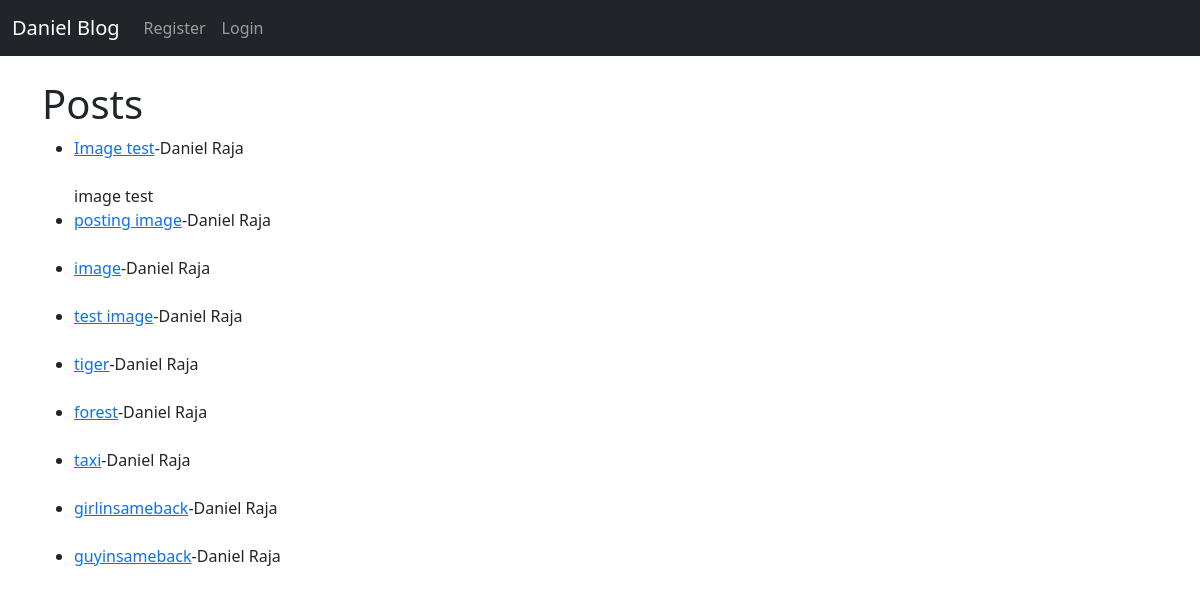
The page / on the database its author committed.
### theblog/models.py (models this page shows, shortened)
class Post(models.Model):
    title=models.CharField(max_length=255)
    header_image=models.ImageField(null=True,blank=True,upload_to="images/")
    title_tag = models.CharField(max_length=255)
    author=models.ForeignKey(User,on_delete=models.CASCADE)
    body=models.TextField()

### theblog/views.py (the view)
# urls.py: path("",HomeView.as_view(),name="home"),
class HomeView(ListView):
    model = Post
    template_name = 'home.html'

### theblog/templates/home.html (shortened to what this page needs)
{% extends "base.html" %}
{% block content %}
<h1>Posts</h1>
<ul>
{% for post in object_list %}
    <li><a href="{% url 'article-detail' post.pk %}">{{ post.title }}</a>-{{ post.author.first_name }}
        {{ post.author.last_name }}<br/>
</small> <br/>
    {{ post.body|slice:":200" }}
{%  endfor %}
</ul>
{% endblock %}

### rows shown on the page
Post: title "Image test", author.first_name "Daniel", author.last_name "Raja", body "image test"
Post: title "posting image", author.first_name "Daniel", author.last_name "Raja"
Post: title "image", author.first_name "Daniel", author.last_name "Raja"
Post: title "test image", author.first_name "Daniel", author.last_name "Raja"
Post: title "tiger", author.first_name "Daniel", author.last_name "Raja"
Post: title "forest", author.first_name "Daniel", author.last_name "Raja"
Post: title "taxi", author.first_name "Daniel", author.last_name "Raja"
Post: title "girlinsameback", author.first_name "Daniel", author.last_name "Raja"
Post: title "guyinsameback", author.first_name "Daniel", author.last_name "Raja"
